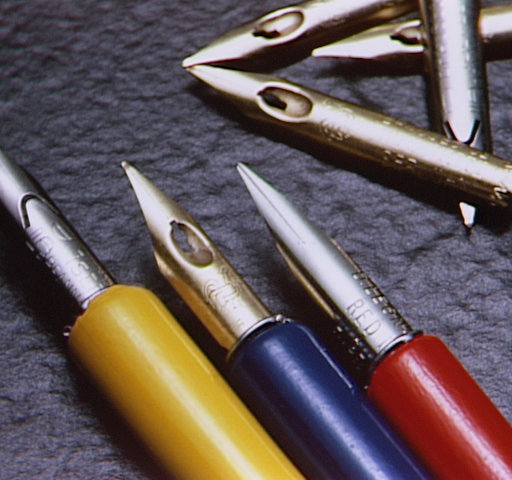
#> input picture images/pens.bmp, 512 x 480 px
$ python basic_manipulations.py
#> lines starting #> are read from the running program, lines starting #| are printed output that depends on the picture
from PIL import Image

img = Image.open('images/pens.bmp')
#> img is the input picture: PIL image 512x480 RGB; mean R, G, B 101.7, 88, 88.2

smaller_img = img.crop((0,150,350,450)).resize((10000,10000)).rotate(-270)
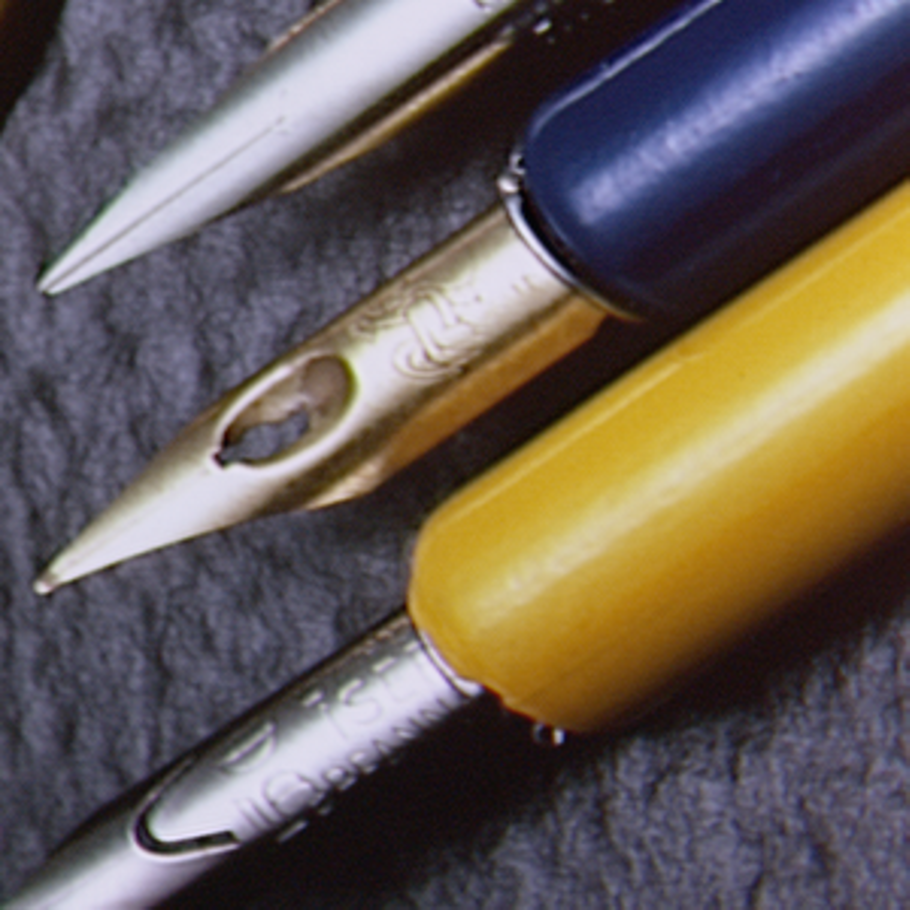
#> smaller_img: PIL image 10000x10000 RGB (shown at 1/11 size); mean R, G, B 102.8, 92.1, 84.8
smaller_img.save('enormous_pen.jpg')

$ run again, with images/Mercury.bmp copied over images/pens.bmp
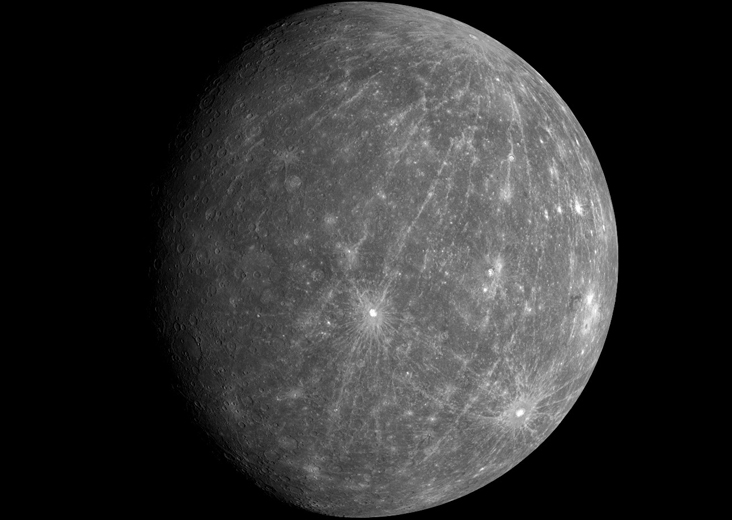
#> input picture images/Mercury.bmp, 732 x 520 px
#> img is the input picture: PIL image 732x520 RGB; min 0, max 255, mean 49.1
#> `smaller_img = img.crop((0,150,350,450)).resize((10000,10000)).rotate(-..`:
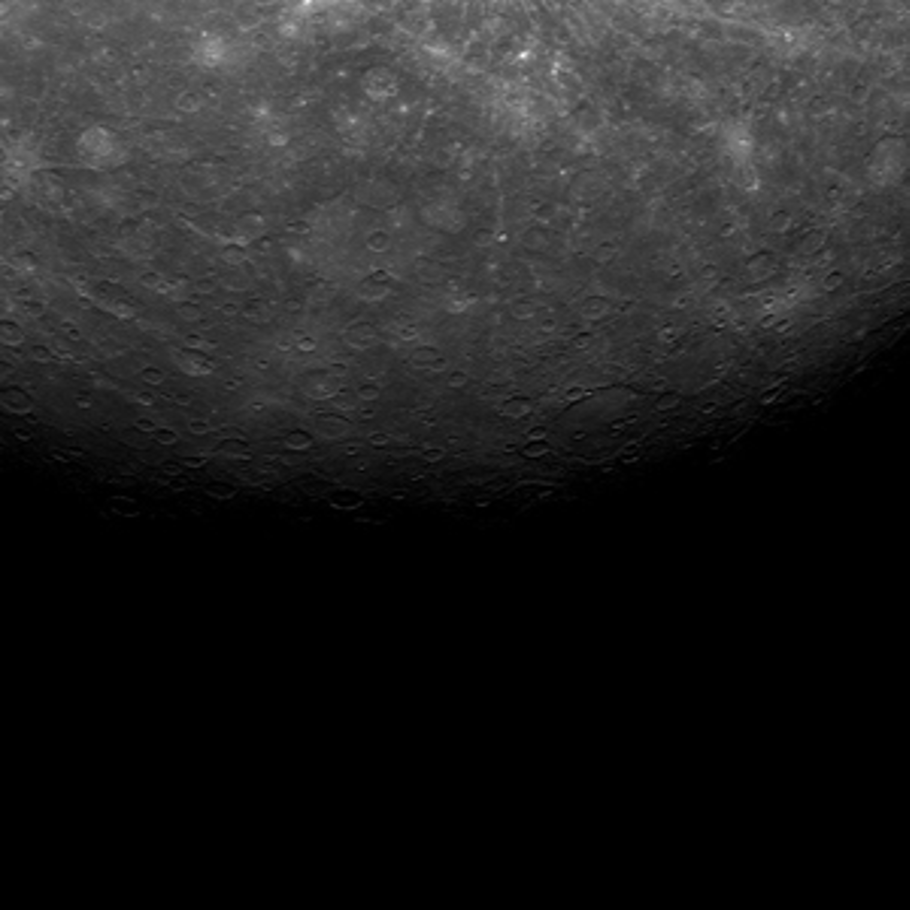
#> smaller_img: PIL image 10000x10000 RGB (shown at 1/11 size); min 0, max 254, mean 33.5

$ run again, with images/girlface.bmp copied over images/pens.bmp
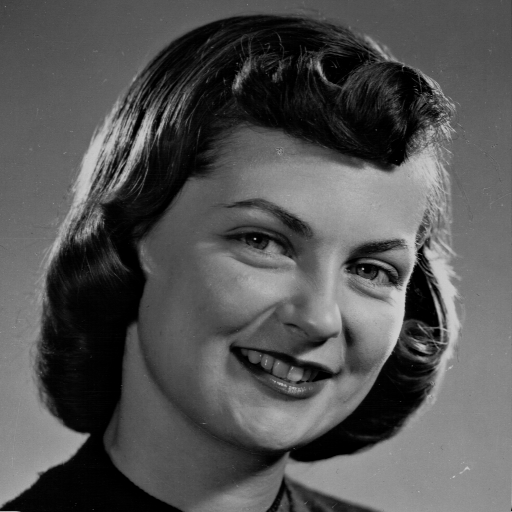
#> input picture images/girlface.bmp, 512 x 512 px
#> img is the input picture: PIL image 512x512 L; min 0, max 207, mean 83.6
#> `smaller_img = img.crop((0,150,350,450)).resize((10000,10000)).rotate(-..`:
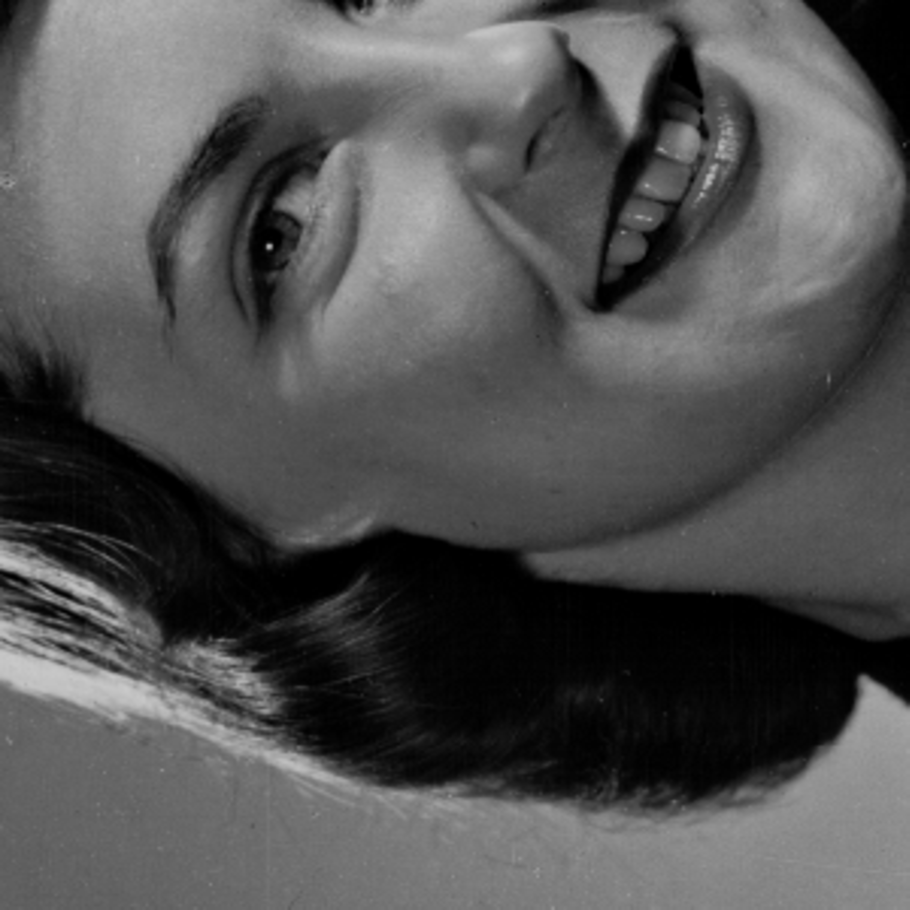
#> smaller_img: PIL image 10000x10000 L (shown at 1/11 size); min 0, max 201, mean 83.1

$ run again, with images/houses.bmp copied over images/pens.bmp
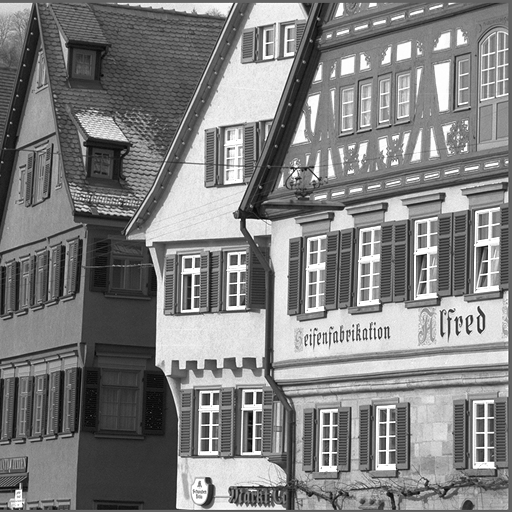
#> input picture images/houses.bmp, 512 x 512 px
#> img is the input picture: PIL image 512x512 L; min 1, max 255, mean 127.8
#> `smaller_img = img.crop((0,150,350,450)).resize((10000,10000)).rotate(-..`:
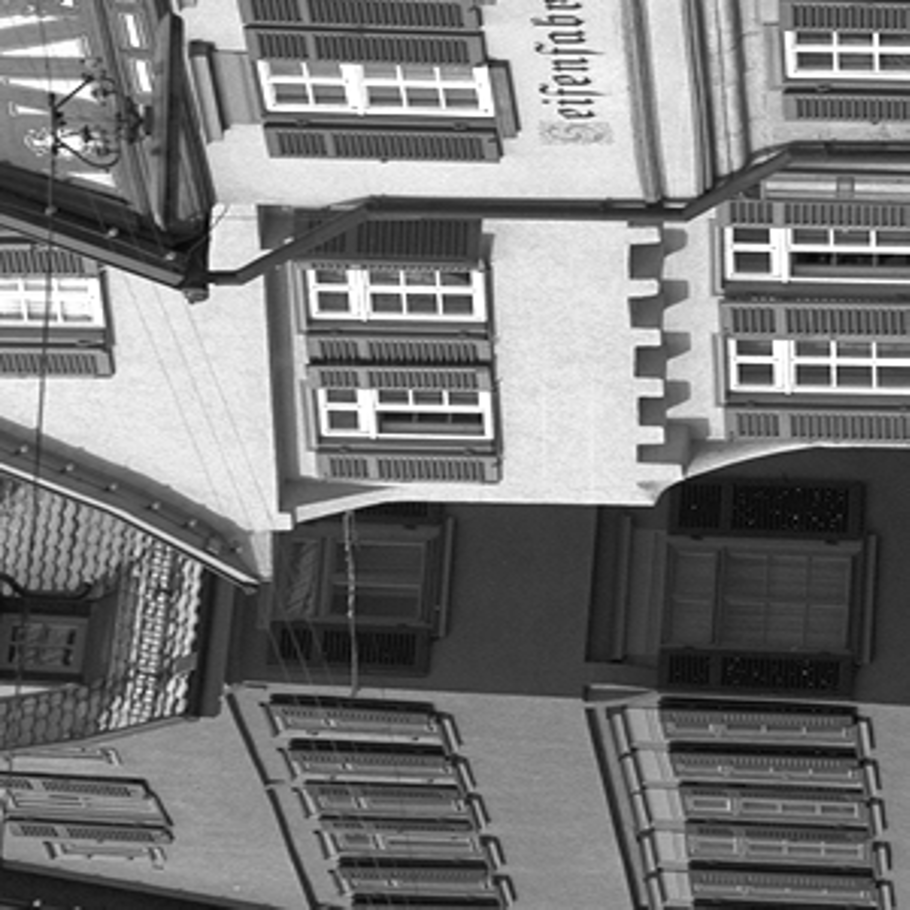
#> smaller_img: PIL image 10000x10000 L (shown at 1/11 size); min 0, max 255, mean 120
